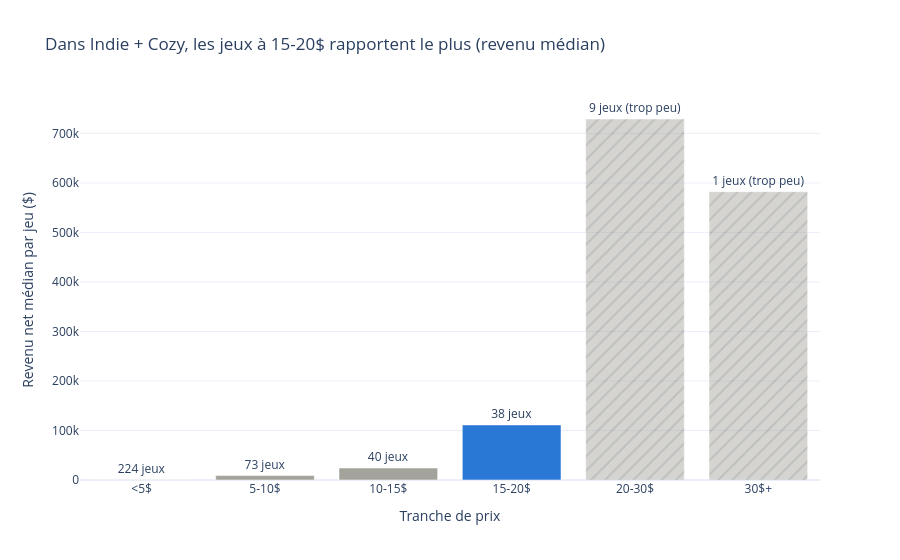

The code cell stored with this chart in its notebook:
### Markdown cell above
## 2. Prix

### Code cell
fig2 = price_chart(price_table(find_comparables(df, FIL_ROUGE_TAGS)), niche_name='Indie + Cozy')
fig2.show()

### Figure 1 — Plotly figure (JSON) as saved in the notebook; plotly's stock layout.template omitted (floating-point values rounded to 4 significant figures)
{"data": [{"customdata": [[224], [73], [40], [38], [9], [1]], "hovertemplate": "%{x}<br>Revenu médian : %{y:,.0f} $<br>%{customdata[0]} jeux<extra></extra>", "marker": {"color": ["#a3a29b", "#a3a29b", "#a3a29b", "#2a78d6", "#a3a29b", "#a3a29b"], "opacity": [1, 1, 1, 1, 0.45, 0.45], "pattern": {"shape": ["", "", "", "", "/", "/"]}}, "text": ["224 jeux", "73 jeux", "40 jeux", "38 jeux", "9 jeux (trop peu)", "1 jeux (trop peu)"], "textposition": "outside", "type": "bar", "x": ["<5$", "5-10$", "10-15$", "15-20$", "20-30$", "30$+"], "y": [698.5, 8944.0, 24160.0, 111200.0, 729100.0, 582400.0]}], "layout": {"title": {"text": "Dans Indie + Cozy, les jeux à 15-20$ rapportent le plus (revenu médian)"}, "xaxis": {"title": {"text": "Tranche de prix"}}, "yaxis": {"title": {"text": "Revenu net médian par jeu ($)"}}}}
